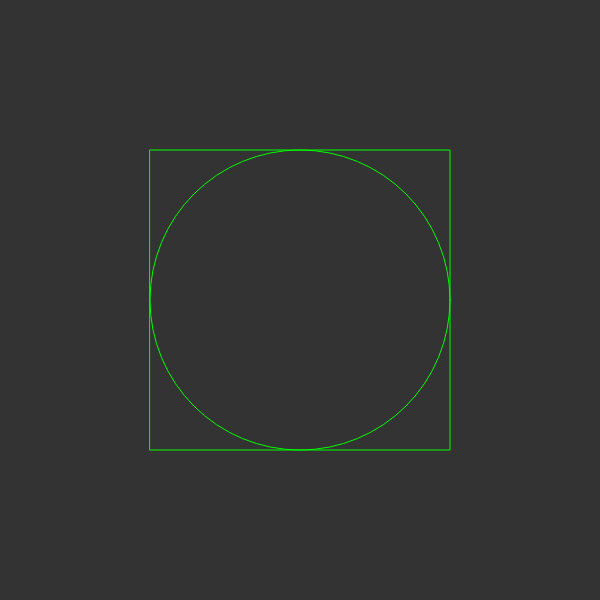
Frame 1 (no input)
Frame 60 (no input): identical to frame 1, image omitted
Frame 120 (the mouse pressed at the canvas centre since frame 60): identical to frame 1, image omitted

The p5.js sketch that drew this single still picture (run headless with seeded random() and noise() and a simulated clock; from frame 60 on, the mouse is pressed at the canvas centre):

// p5.js sketch
// ── sketch.js
function setup() {
  createCanvas(600,600);


}

function draw() {
  background(51);
  translate(height/2, width/2);

  stroke(0,255,0);
  noFill();
  ellipse(0,0,300,300);
  rect(-150,-150,300,300);

}
